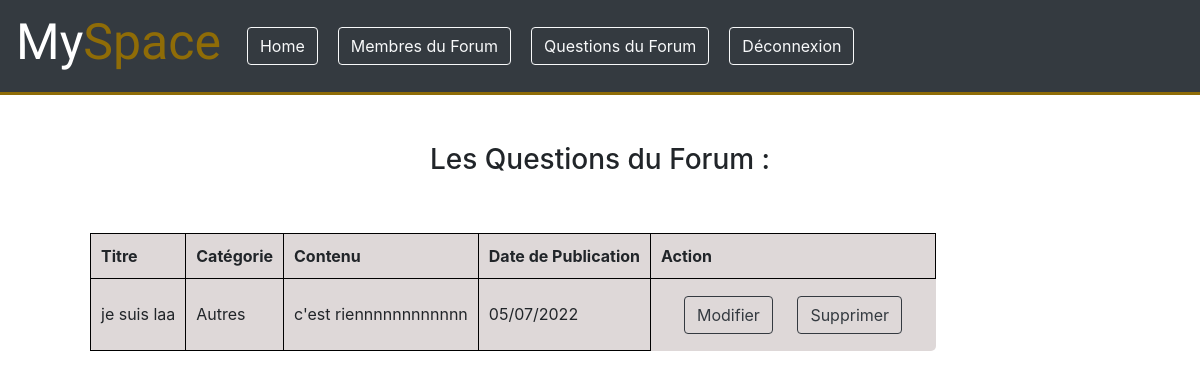
The app's page /admin/v/questions.php (signed in) with its own data.
### tables this page shows
CREATE TABLE `questions` (
  `id` int(11) NOT NULL,
  `titre` text NOT NULL,
  `categorie` int(11) NOT NULL,
  `contenu` text NOT NULL,
  `email_auteur` varchar(255) NOT NULL,
  `pseudo_auteur` text NOT NULL,
  `date_publication` text NOT NULL
);

CREATE TABLE `categories` (
  `code` int(11) NOT NULL,
  `nom` varchar(255) NOT NULL
);

### utilisateur/c/questions/nom_categorie.php (called while the page is built)
<?php
$nomCategorie = $bdd->prepare("SELECT * FROM categories WHERE code = ?");
$nomCategorie->execute(array($question['categorie']));
if($nomCategorie->rowCount() == 1) {
   $CategorieInfos = $nomCategorie->fetch();
}

### admin/v/questions.php (the view, shortened to what this page needs)
<?php
require('../../utilisateur/m/conbd.php');
?>
<!DOCTYPE html>
<html lang="fr">
     <head>
         <link rel="stylesheet" href="../../utilisateur/v/css/navbar.css">
         <link rel="stylesheet" href="./css/questions.css">
         <link rel="stylesheet" href="http://maxcdn.bootstrapcdn.com/font-awesome/4.2.0/css/font-awesome.min.css">
         <link rel="stylesheet" href="https://cdn.jsdelivr.net/npm/bootstrap@4.6.1/dist/css/bootstrap.min.css">
      </head>
    <body>
         <?php
             require('../../utilisateur/v/includes/navbar.php');
           ?>
         <br><br>
         <h3>Les Questions du Forum : </h3>
         <br><br>
          <table>
              <tr>
                    <th>Titre</th>
                    <th>Catégorie</th>
                    <th>Contenu</th>
                    <th>Date de Publication</th>
                    <th>Action</th>
              </tr>
              <?php
                    $RecupQuestion = $bdd->query('SELECT * FROM questions');
                    while($question = $RecupQuestion->fetch()) {
                     require('../../utilisateur/c/questions/nom_categorie.php');
                        ?>
                       <tr>
                            <td><?= $question['titre']; ?></td>
                            <td><?= $CategorieInfos['nom']; ?></td>
                            <td><?= $question['contenu']; ?></td>
                            <td><?= $question['date_publication'];?></td>
                            <td class="btn">
                            <a href="modifier_questions.php?id=<?=$question['id'] ?>"><button class="btn btn-outline-dark my-2 my-sm-0" type="button">Modifier</button></a>
                            <a href="../c/supprimer.php?id=<?=$question['id'] ?>"><button class="btn btn-outline-dark my-2 my-sm-0" type="button">Supprimer</button></a>
                            </td>
                        </tr>
                       <?php
                   }
               ?>
         </table>
          <br>
      </body>
</html>

### utilisateur/v/css/navbar.css (style rules this page uses)
.btn { margin:10px; }

### admin/v/css/questions.css (style rules this page uses)
h3 { display: flex; justify-content: center; margin-bottom: 50px; }
table { margin-left: 90px; margin-bottom: 20px; background-color: rgb(222, 216, 216); border-radius: 5px; }
th, td { border: 1px solid black; padding: 10px; }

### records on screen
questions: titre "je suis laa", categories.nom "Autres", contenu "c'est riennnnnnnnnnnn", date_publication "05/07/2022"
